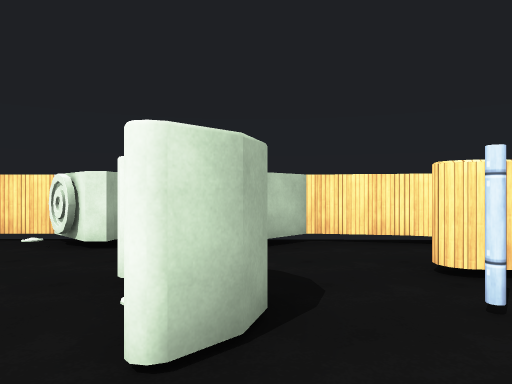
[1] (above)

18 first-person views from a walk through a Unity game level. The camera is 1.3 m above the floor, looks level and sees 70° across. The floor is counted in squares, 2 m on a side. Each view is taken from the middle of a square. On the plan, view 1 faces up. The plan holds only what a view shows up to about 11 squares ahead; the rest is blank. Some animated figures are not drawn. Surface patterns are stand-ins for the level's own textures.

[2]
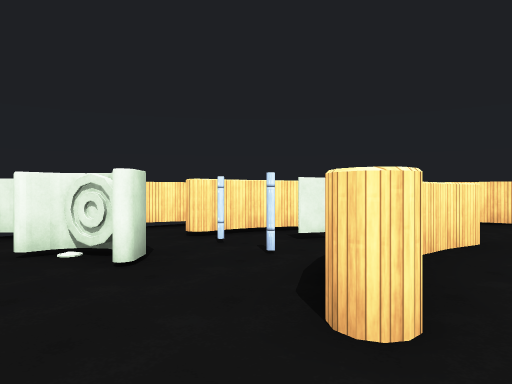

[3]
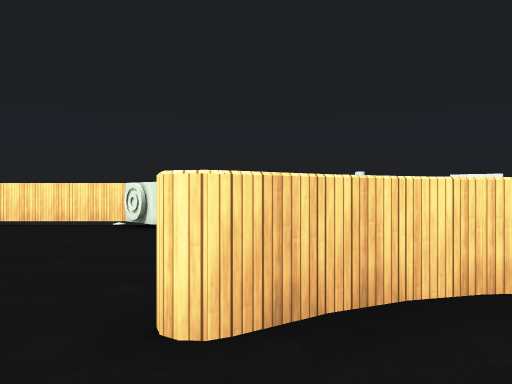

[4]
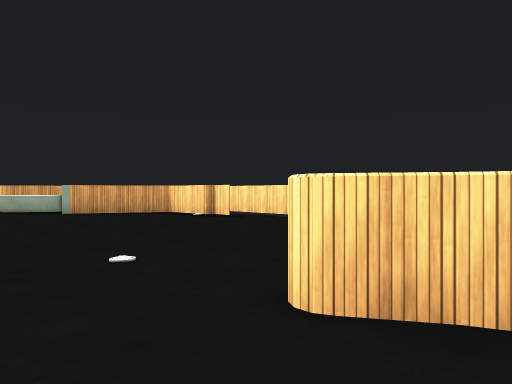

[5]
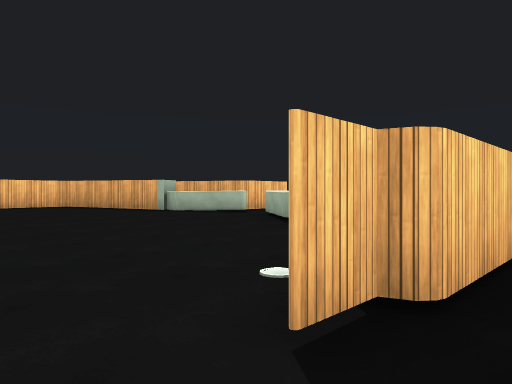

[6]
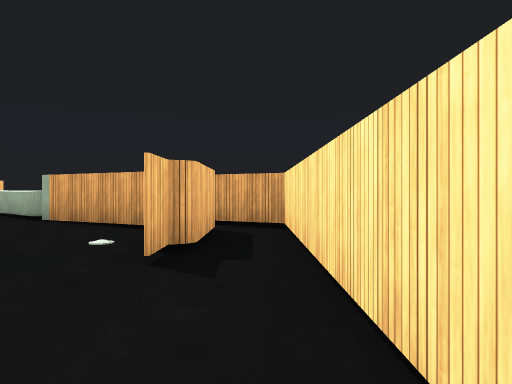

[7]
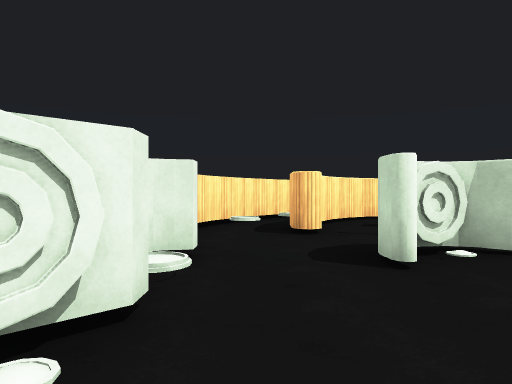

[8]
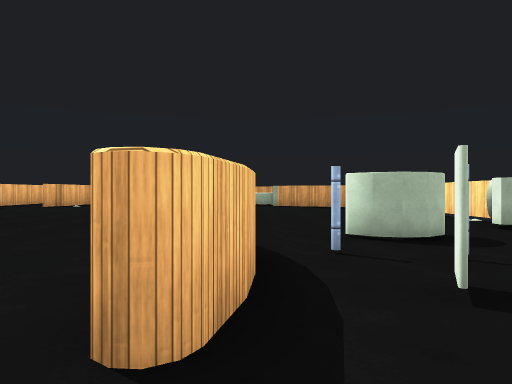

[9]
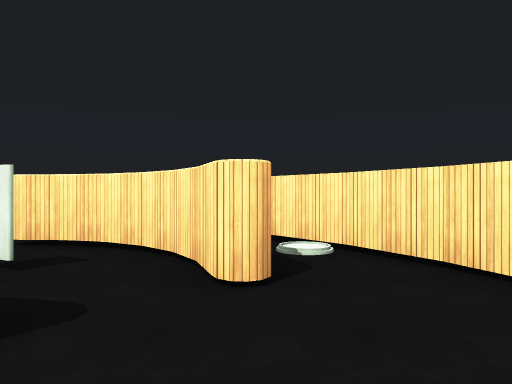

[10]
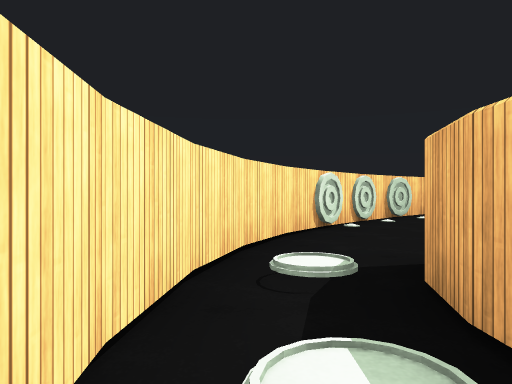

[11]
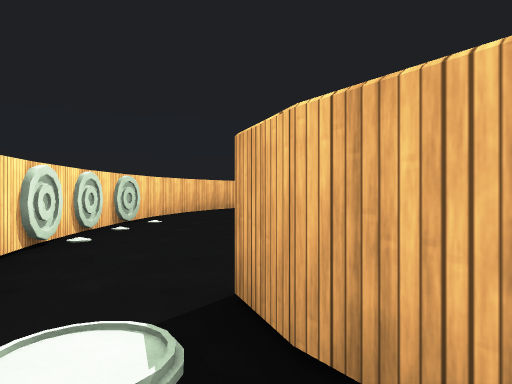

[12]
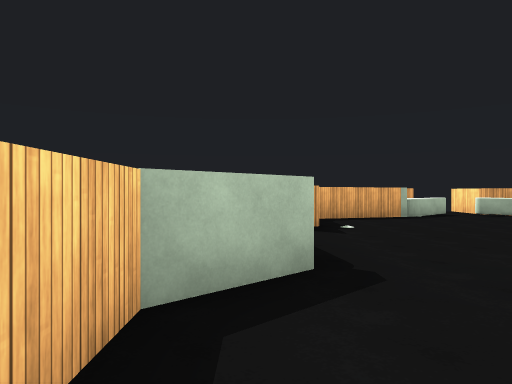

[13]
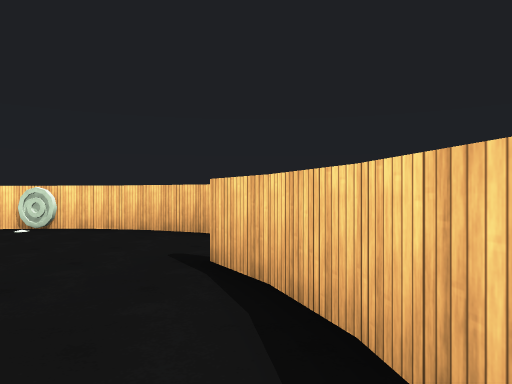

[14]
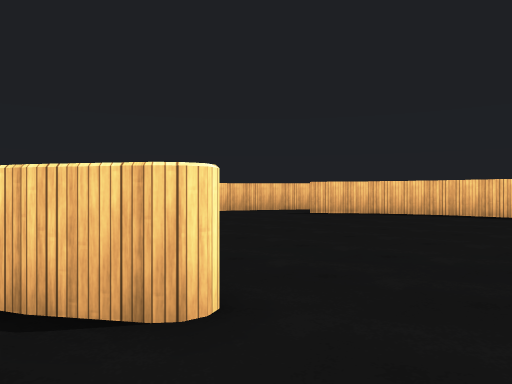

[15]
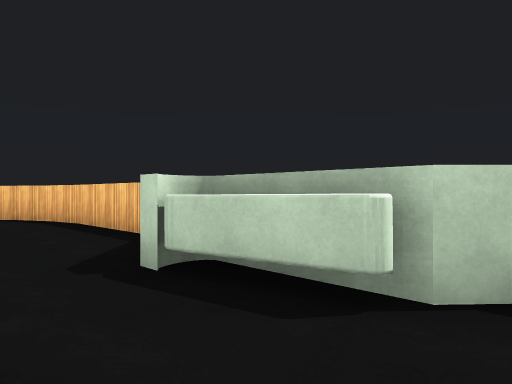

[16]
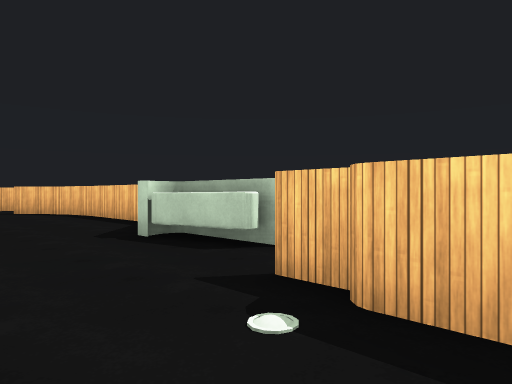

[17]
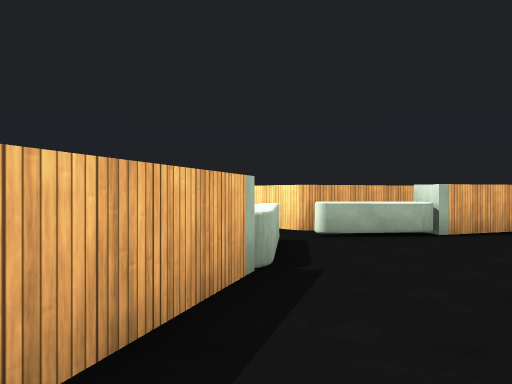

[18]
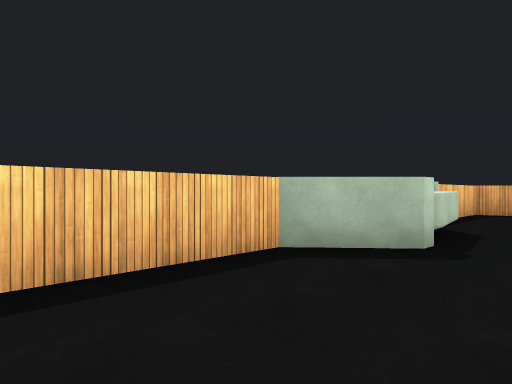

### Floor plan
Key: @ floor where view 1 was taken; # wall or solid block; . main floor; : floor 0.25 m higher than the main floor; - floor 0.25 m lower than the main floor; ^ raised ledge; B block; P pole; T thing the floor can be seen under or through; O other object.
Columns run from 15 left of view 1 to 8 right of it. Each row starts with its distance up from view 1.
  6     #########   ###
  5     #.------OBBB--###
  4     ^###.....-O---O-##
  3      #.O......B..##O-##
  2    ^##........OBP.##.O#
  1   ^OO...........P.O##.##
  0 ##^OO..........@TT#....#
 -1   OO.........O.##.....O#
 -2   O:............... ..O#
 -3 ##^O:::::    .....  ...#
 -4   ^OO::::: :::::::. ..O#
 -5     #:::::::::::::::::##
 -6     ##:O::::::::::::::#
 -7      ####::::::::::::##
 -8     ^:: #BOO:::::##::^
 -9     ^^^^B   #^ ###  #

Where each view was taken, in squares from view 1:
view 1: 0 up, 0 right, facing up
view 2: 2 down, 2 left, facing up-right
view 3: 3 down, 0 right, facing up
view 4: 3 down, 1 right, facing up-left
view 5: 5 up, 6 left, facing down-left
view 6: 5 up, 4 left, facing left
view 7: 4 up, 4 left, facing right
view 8: 0 up, 5 right, facing left
view 9: 2 down, 5 right, facing up
view 10: 4 up, 4 right, facing down-right
view 11: 3 up, 5 right, facing down
view 12: 8 down, 1 left, facing left
view 13: 8 down, 0 right, facing right
view 14: 0 up, 2 left, facing down-right
view 15: 6 down, 7 left, facing down-right
view 16: 5 down, 9 left, facing down-right
view 17: 6 down, 9 left, facing up-left
view 18: 6 down, 0 right, facing down-left
